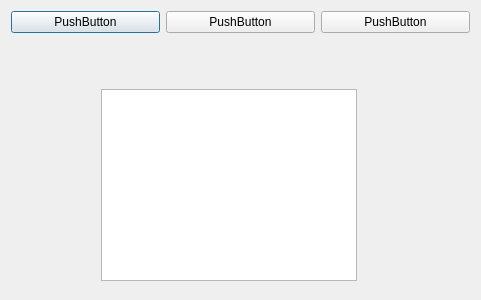
<?xml version="1.0" encoding="UTF-8"?>
<ui version="4.0">
 <class>UiFinderImp</class>
 <widget class="QDialog" name="UiFinderImp">
  <property name="geometry">
   <rect>
    <x>0</x>
    <y>0</y>
    <width>481</width>
    <height>300</height>
   </rect>
  </property>
  <property name="windowTitle">
   <string>Finder</string>
  </property>
  <layout class="QGridLayout" name="gridLayout_3">
   <item row="0" column="0">
    <layout class="QHBoxLayout" name="horizontalLayout">
     <item>
      <widget class="QPushButton" name="pushButton_2">
       <property name="text">
        <string>PushButton</string>
       </property>
      </widget>
     </item>
     <item>
      <widget class="QPushButton" name="pushButton">
       <property name="text">
        <string>PushButton</string>
       </property>
      </widget>
     </item>
     <item>
      <widget class="QPushButton" name="pushButton_3">
       <property name="text">
        <string>PushButton</string>
       </property>
      </widget>
     </item>
    </layout>
   </item>
   <item row="1" column="0">
    <layout class="QGridLayout" name="gridLayout_2">
     <item row="0" column="0">
      <widget class="QStackedWidget" name="stackedWidget">
       <widget class="QWidget" name="page">
        <widget class="QTreeView" name="treeView">
         <property name="geometry">
          <rect>
           <x>90</x>
           <y>50</y>
           <width>256</width>
           <height>192</height>
          </rect>
         </property>
        </widget>
       </widget>
       <widget class="QWidget" name="page_2">
        <layout class="QGridLayout" name="gridLayout">
         <item row="0" column="1">
          <widget class="QColumnView" name="columnView"/>
         </item>
        </layout>
       </widget>
      </widget>
     </item>
     <item row="0" column="1">
      <widget class="UiImageViewerImp" name="frame">
       <property name="frameShape">
        <enum>QFrame::StyledPanel</enum>
       </property>
       <property name="frameShadow">
        <enum>QFrame::Raised</enum>
       </property>
      </widget>
     </item>
    </layout>
   </item>
  </layout>
 </widget>
 <layoutdefault spacing="6" margin="11"/>
 <customwidgets>
  <customwidget>
   <class>UiImageViewerImp</class>
   <extends>QFrame</extends>
   <header>UiImageViewerImp.h</header>
   <container>1</container>
  </customwidget>
 </customwidgets>
 <resources/>
 <connections/>
</ui>
